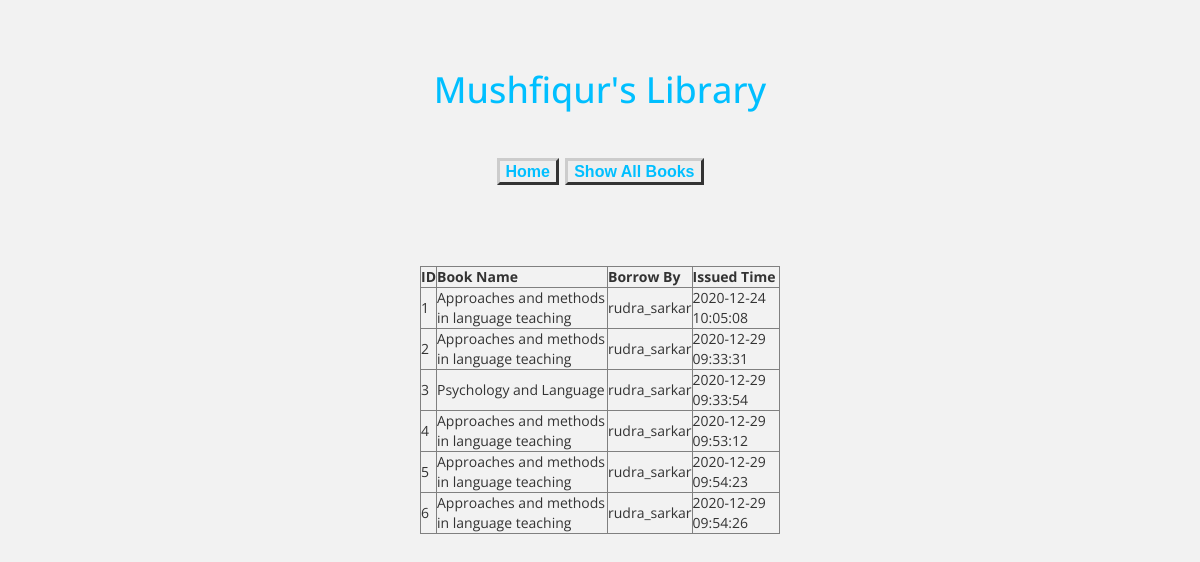
The page /borrow.php on the database its author committed.
### tables this page shows
CREATE TABLE `borrowed_books` (
  `borrow_book_id` int(11) NOT NULL,
  `book_id` int(11) NOT NULL,
  `user_id` int(11) NOT NULL,
  `issue_date` datetime NOT NULL
);

CREATE TABLE `books` (
  `book_id` int(11) NOT NULL,
  `publisher_id` int(11) NOT NULL,
  `book_name` varchar(200) NOT NULL,
  `price` float NOT NULL,
  `genres` varchar(200) NOT NULL,
  `year` varchar(200) NOT NULL
);

CREATE TABLE `users` (
  `user_id` int(11) NOT NULL,
  `user_name` varchar(200) NOT NULL,
  `email` varchar(355) NOT NULL,
  `password` varchar(200) NOT NULL,
  `phone_no` int(100) NOT NULL
);

### borrow.php (the view, shortened to what this page needs)
<?php
	include "connection.php";
?>
<!DOCTYPE html>
<html lang="en" dir="ltr">
  <head>
    <link href="https://maxcdn.bootstrapcdn.com/font-awesome/4.2.0/css/font-awesome.min.css" rel="stylesheet">
    <link rel="stylesheet" href="https://stackpath.bootstrapcdn.com/bootstrap/3.4.1/css/bootstrap.min.css">
    <link rel="stylesheet" href="main.css">
  </head>
  <body>
    <h1>Mushfiqur's Library</h1>
    <div class="wrap">
    	<table border="1">
			<th>ID</th>
			<th>Book Name</th>
			<th>Borrow By</th>
			<th>Issued Time</th>
			<?php
				$result = mysqli_query($conn, "SELECT b.*, bb.*, u.* FROM books b, borrowed_books bb, users u WHERE b.book_id=bb.book_id");
			  	if ($result->num_rows > 0) {
			    	while($row = $result->fetch_assoc()) {
			?>
			<tr>
				<td><?php echo $row["borrow_book_id"]; ?></td>
				<td><?php echo $row["book_name"]; ?></td>
				<td><?php echo $row["user_name"]; ?></td>
				<td><?php echo $row["issue_date"]; ?></td>
			</tr>
			<?php
					}}
			?>
		</table>
    </div>
    <div class="showBooks">
      <h3>
        <a href="index.php" class="linkButton">Home</a>
        <a href="booklist.php" class="linkButton">Show All Books</a>
      </h3>
    </div>
  </body>
</html>

### main.css (style rules this page uses)
body { background: #f2f2f2; font-family: 'Open Sans', sans-serif; }
h1 { text-align: center; color: #00bfff; padding-top: 50px; }
.linkButton { font: bold 16px Arial; text-decoration: none; background-color: #EEEEEE; color: #00bfff; padding: 2px 6px 2px 6px; border-top: 3px solid #CCCCCC; border-right: 3px solid #333333; border-bottom: 3px solid #333333; border-left: 3px solid #CCCCCC; }
.showBooks { padding-top: 15px; text-align: center; }
.wrap { width: 30%; position: absolute; top: 50%; left: 50%; transform: translate(-50%, -50%); }

### rows shown on the page
borrowed_books: borrow_book_id "1", book.book_name "Approaches and methods in language teaching", user.user_name "rudra_sarkar", issue_date "2020-12-24 10:05:08"
borrowed_books: borrow_book_id "2", book.book_name "Approaches and methods in language teaching", user.user_name "rudra_sarkar", issue_date "2020-12-29 09:33:31"
borrowed_books: borrow_book_id "3", book.book_name "Psychology and Language", user.user_name "rudra_sarkar", issue_date "2020-12-29 09:33:54"
borrowed_books: borrow_book_id "4", book.book_name "Approaches and methods in language teaching", user.user_name "rudra_sarkar", issue_date "2020-12-29 09:53:12"
borrowed_books: borrow_book_id "5", book.book_name "Approaches and methods in language teaching", user.user_name "rudra_sarkar", issue_date "2020-12-29 09:54:23"
borrowed_books: borrow_book_id "6", book.book_name "Approaches and methods in language teaching", user.user_name "rudra_sarkar", issue_date "2020-12-29 09:54:26"
